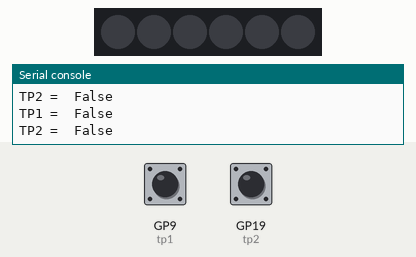
Simulated run of this program. Board: Raspberry Pi Pico running CircuitPython. On the bench: 6 RGB LEDs in strip order, left to right, the last lines printed to the serial console. The inputs (shaded band) are chosen by the test bench; at power-on: GP9 (tp1) LOW, GP19 (tp2) LOW. Dim RGB values are drawn brighter than linear; touch pads read as touched when driven HIGH.

Above: at 1.2 s.
1.3 s: GP9 (tp1) pulled HIGH for 0.15 s
At 1.43 s:
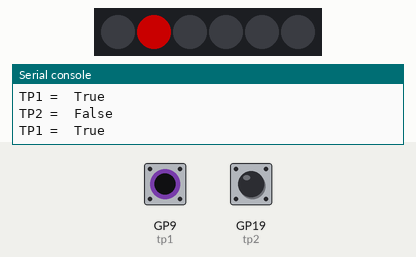
3.0 s: GP19 (tp2) pulled HIGH for 0.15 s
At 3.11 s:
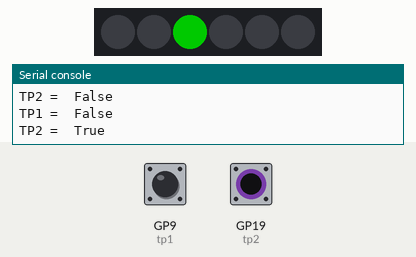
4.6 s: GP19 (tp2) pulled HIGH for 3.2 s
At 9.0 s:
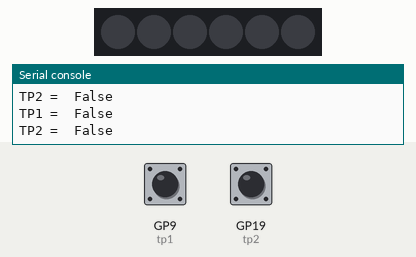
9.3 s: GP9 (tp1) pulled HIGH for 3.2 s
At 10.3 s:
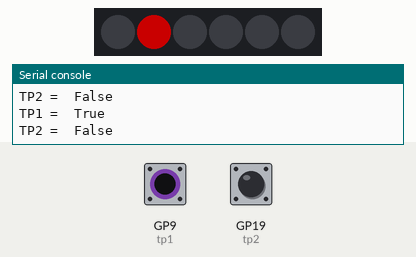
14.0 s: GP9 (tp1) driven HIGH and GP19 (tp2) driven HIGH
At 14.8 s:
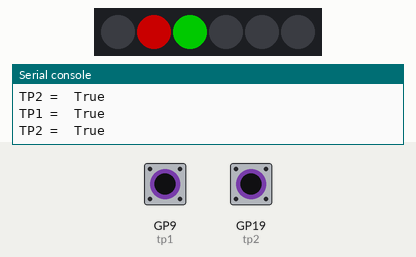
Timing chart, 0 to 16.5 s (numbered marks = the images above; inputs shaded):
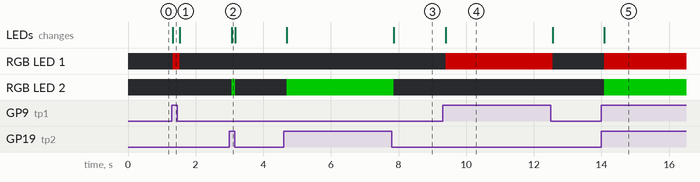

Measured:
- after the input at 1.3 s, RGB LED 1: off → RGB(102, 0, 0) at once, → off 0.20 s later; the LEDs: change at once (image 1)
- after the input at 3.0 s, RGB LED 2: off → RGB(0, 102, 0) after 0.06 s, → off 0.10 s later; the LEDs: change after 0.06 s (image 2)
- after the input at 4.6 s, RGB LED 2: off → RGB(0, 102, 0) after 0.10 s, → off 3.2 s later; the LEDs: first change after 0.10 s (image 3 shows a later state)
- after the input at 9.3 s, RGB LED 1: off → RGB(102, 0, 0) after 0.09 s, → off 3.2 s later; the LEDs: change after 0.09 s (image 4)
- after the input at 14.0 s, RGB LED 1: off → RGB(102, 0, 0) after 0.09 s; RGB LED 2: off → RGB(0, 102, 0) after 0.09 s; the LEDs: change after 0.09 s (image 5)

The program:

code.py
```python
# MakeZurich Badge 2023
# Simple example on using the touch buttons from the cover

# Requires:
#  lib/neopixel.mpy

import time
import board
import touchio
import neopixel

# GP9, GP19, GP28 and GP14 connect to the touchpad (or a simple wire) and from there it needs
# a 1M Ohm resistor to GND
# see readme for needed extension to be made to the cover in order for this to work
tp1 = touchio.TouchIn(board.GP9)
tp2 = touchio.TouchIn(board.GP19)
# tp3 = touchio.TouchIn(board.GP28)
# tp4 = touchio.TouchIn(board.GP14)

# Setup the LED configuration for the 6 pixels on the badge
pixel_pin = board.GP22
num_pixels = 6

pixels = neopixel.NeoPixel(pixel_pin, num_pixels, brightness=0.4, auto_write=False)

# Color definitions
RED = (255, 0, 0)
YELLOW = (255, 150, 0)
GREEN = (0, 255, 0)
BLUE = (0, 0, 255)
BLACK = (0, 0, 0)

# Reset all pixels to black to ensure they are not in an old state while we wait for the first data
pixels.fill(BLACK)
pixels.show()

while True:
    print("TP1 = ", tp1.value)
    if(tp1.value):
        pixels[1] = RED
    else:
        pixels[1] = BLACK
    print("TP2 = ", tp2.value)
    if(tp2.value):
        pixels[2] = GREEN
    else:
        pixels[2] = BLACK
    # print("TP3 = ", tp3.value)
    # if(tp3.value):
    #     pixels[5] = YELLOW
    # else:
    #     pixels[5] = BLACK
    # print("TP4 = ", tp4.value)
    # if(tp4.value):
    #     pixels[4] = BLUE
    # else:
    #     pixels[4] = BLACK
    pixels.show()
    time.sleep(0.1)
```
